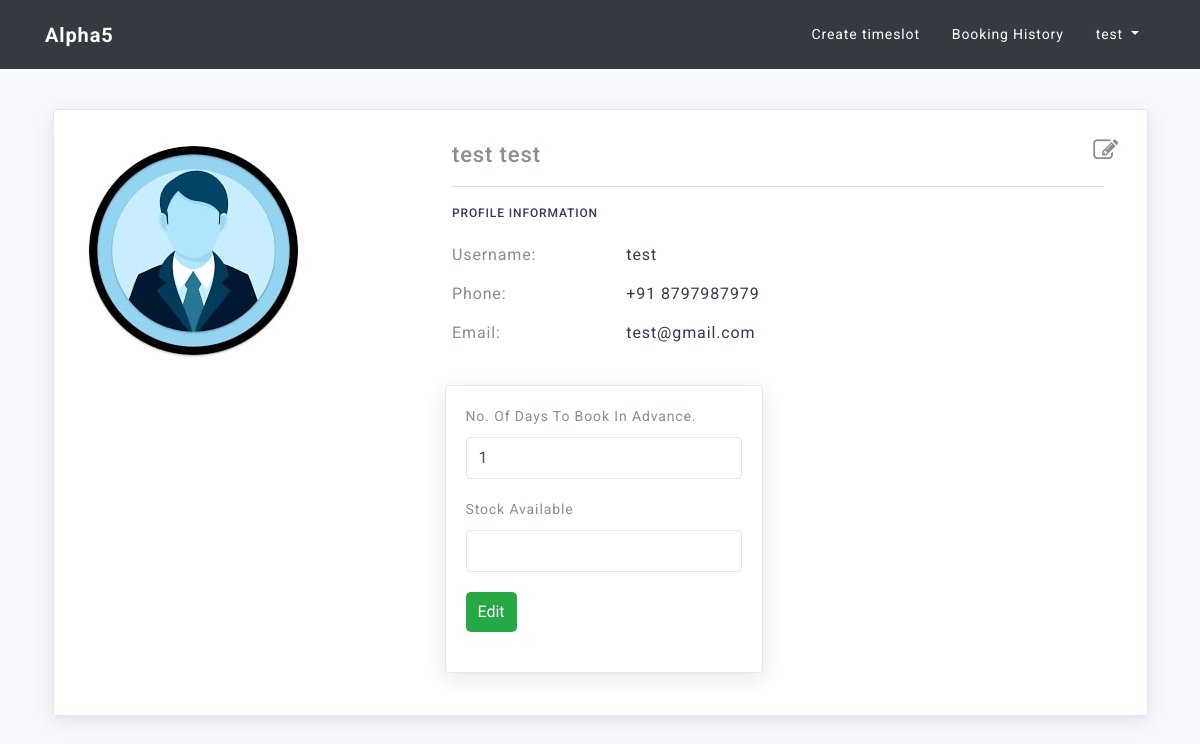
Screenshot of /accounts/profile/ (signed in) with the database file from the repository.
### accounts/models.py (models this page shows)
class User(AbstractUser):
    id = models.UUIDField(primary_key=True, default=uuid.uuid4, editable=False)
    is_customer = models.BooleanField(default=False)
    is_manager = models.BooleanField(default=False)
    phone = models.CharField(max_length=10, null=False)

### manager/models.py (models this page shows, shortened)
class AdvanceBooking(models.Model):
    manager_id = models.ForeignKey(User, on_delete=models.CASCADE, related_name="room_manager_id")
    no_of_days = models.IntegerField(null=False, default=15, blank=False)

### accounts/views.py (the view)
# urls.py: path('profile/', views.get_user_profile, name="profile"),
@login_required
def get_user_profile(request):
    user = User.objects.get(username=request.user.username)
    if user.is_manager:
        adb = AdvanceBooking.objects.get(manager_id=request.user)
        return render(request, 'profile.html', {"user": user, "no_of_days":adb})
    else:
        return render(request, 'profile.html', {"user": user})

### templates/profile.html (shortened to what this page needs)
{% load staticfiles %}
<!DOCTYPE html>
<html lang="en">
   <head>
     {% include 'base.html'%}
     {% include 'navbar.html' %}
   </head>
   <body>
         <div class="content-wrap mt-5" style="padding-top:25px;">
            <div class="main">
            <div class="container">
            <section id="main-content">
            <div class="row">
               <div class="col-lg-12">
             <br>
                  <div class="card">
                     <div class="card-body">
                        <div class="user-profile">
                           <div class="row">
                              <div class="col-lg-4">
                                 <div class="user-photo m-b-30">
                                    <img class="img-fluid" src="{% static 'images/profile.jpg' %}" alt="Profile Picture" />
                                 </div>
                              </div>
                              <div class="col-lg-8">
                                 <span style="float:right;">
                                    <a href="{% url 'accounts:edit_profile' %}">
                                       <span class="fa fa-edit" style="font-size:25px;"></span>
                                    </a>
                                 </span>
                                 <div class="user-profile-name">
                                    {{user.first_name }}&nbsp;{{user.last_name}}
                                 </div>
                                 <div class="custom-tab user-profile-tab">
                                    <ul class="nav nav-tabs">
                                    </ul>
                                    <div class="tab-content">
                                       <div role="tabpanel" class="tab-pane active" id="1">
                                          <div class="contact-information">
                                             <h4>Profile information</h4>
                                             <div class="phone-content">
                                                <span class="contact-title">Username:</span>
                                                <span class="phone-number">{{user.username}}</span>
                                             </div>
                                             <div class="phone-content">
                                                <span class="contact-title">Phone:</span>
                                                <span class="phone-number">+91 {{user.phone}}</span>
                                             </div>
                                             <div class="email-content">
                                                <span class="contact-title">Email:</span>
                                                <span class="contact-email">{{user.email}}</span>
                                             </div>
                                          </div>
                                       </div>
                                    </div>
                                 </div>
                                 {% if user.is_manager %}
                                  <div class="row">
                                    <div class="col-lg-6">
                                       <div class="card">
                                         <div class="card-body">
                                             <div class="basic-form">
                                                 <form action="{% url 'manager:advance_days' %}" method="POST">
                                                     <div class="form-group">
                                                        <label for="book_days">No. Of Days To Book In Advance.</label>
                                                         <input type="text" name="book_days" class="form-control input-default" id="book_days" value="{{no_of_days.no_of_days}}" required>
                                                     </div>
                                                     <div class="form-group">
                                                      <label for="book_days">Stock Available</label>
                                                       <input type="text" name="stock_available" class="form-control input-default" id="stock_available" value="{{no_of_days.no_of_stock}}" required>
                                                   </div>
                                                    <div class="form-group">
                                                         <input type="submit" value="Edit" class="button btn-success" style="cursor:pointer;">
                                                     </div>
                                                 </form>
                                             </div>
                                         </div>
                                       </div>
                                    </div>
                                 </div>
                                  {% endif %}
                            </div>
                        </div>
                           </div>
                              </div>
                           </div>
                        </div>
                     </div>
                  </div>
               </div>
            </div>
   </body>
</html>

### templates/navbar.html (shortened to what this page needs)
 <nav class="navbar navbar-expand-lg navbar-light bg-dark fixed-top" id="mainNav">
    <div class="container">
      <a class="navbar-brand text-white" href="/">Alpha5</a>
      <div class="collapse navbar-collapse" id="navlinks">
        <ul class="navbar-nav ml-auto">
          {% if user.is_authenticated %}
              {% if user.is_manager %}
                    <li class="nav-item">
                          <a class="nav-link text-white" href="{% url 'manager:create_room' %}">Create timeslot</a>
                    </li>
                    <li class="nav-item">
                          <a class="nav-link text-white" href="{% url 'manager:booking_history'%}">Booking History</a>
                    </li>
                    <li class="nav-item dropdown">
                      <a class="nav-link dropdown-toggle text-white" href="#" id="navbardrop" data-toggle="dropdown">
                        {{user.username}}
                      </a>
                    </li>
              {% endif %}
          {% endif %}
        </ul>
      </div>
    </div>
  </nav>

### static/css/btn.css (style rules this page uses)
.button { border: none; color: white; padding: 8px 12px; text-align: center; text-decoration: none; display: inline-block; font-size: 16px; border-radius:5px; }

### rows the page displays
User: username "test", first_name "test", last_name "test", phone "8797987979", email "test@gmail.com"
AdvanceBooking: book_days "1"
